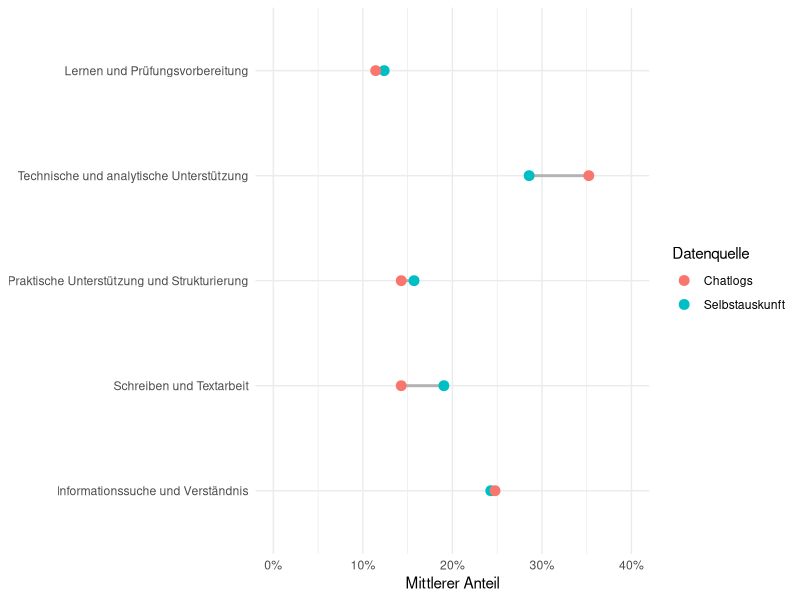
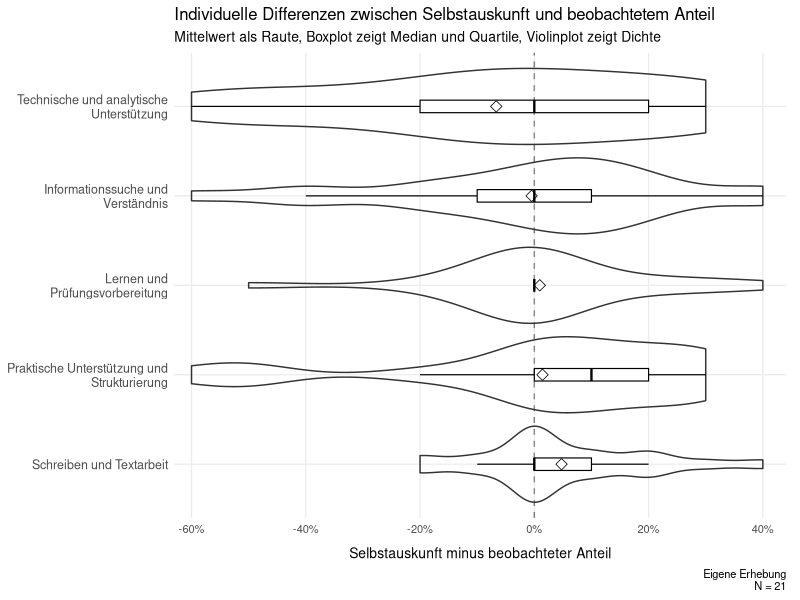
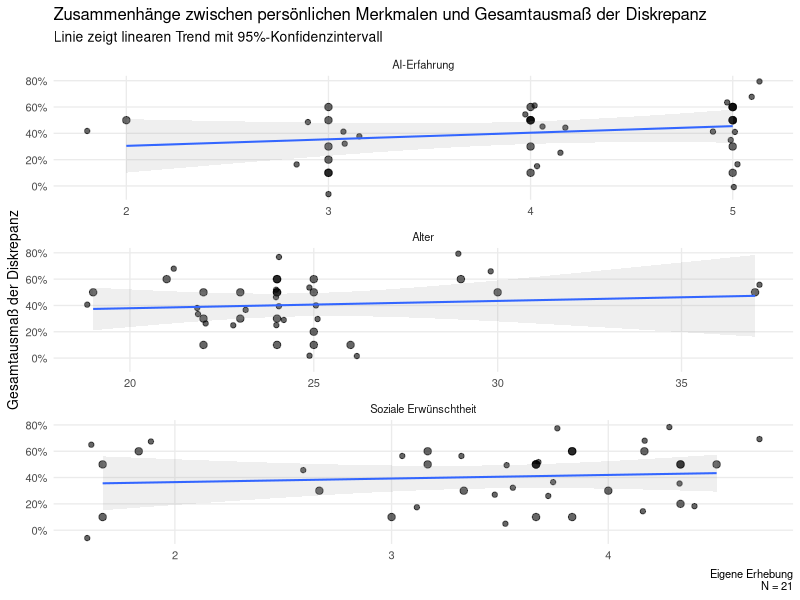
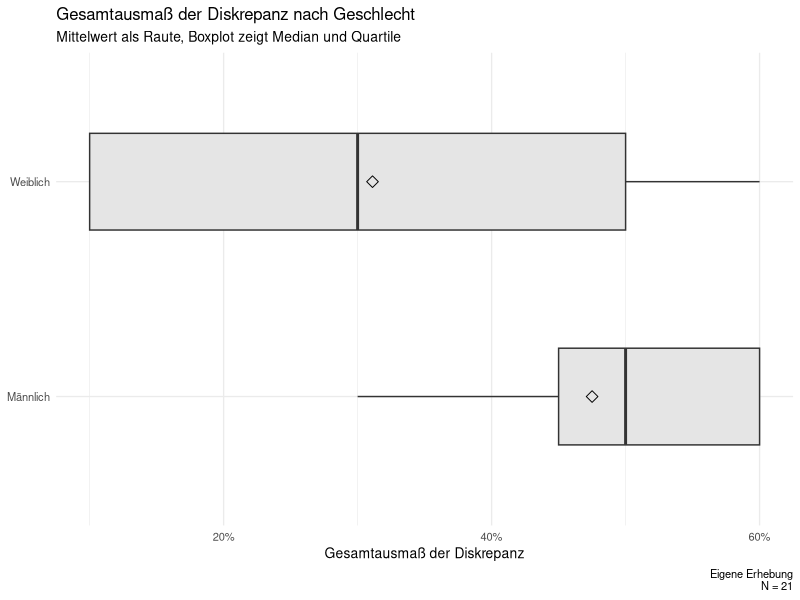

R code for these plots, in order:
library(here)
library(readr)
library(dplyr)
library(tidyr)
library(ggplot2)
library(scales)

df_analysis <- read_csv(
  here("data", "processed", "analysis_dataset.csv"),
  show_col_types = FALSE
)

global_digits <- 2


### Label vergeben

SA_cols <- c(
  "SA_info",
  "SA_schreiben",
  "SA_praktisch",
  "SA_technisch",
  "SA_lernen"
)

BE_cols <- c(
  "BE_info",
  "BE_schreiben",
  "BE_praktisch",
  "BE_technisch",
  "BE_lernen"
)

D_cols <- c(
  "D_info",
  "D_schreiben",
  "D_praktisch",
  "D_technisch",
  "D_lernen"
)

##
df_analysis <- df_analysis |>
  mutate(
    SA_krit_code = case_when(
      crit_visible_chat %in% c(1, 2) ~ 0L,
      crit_visible_chat %in% c(4, 5) ~ 1L,
      TRUE ~ NA_integer_
    )
  )

df_analysis <- df_analysis |>
  mutate(
    K_Diskrepanz =
      Modus_Kritik - SA_krit_code,

    K_Diskrepanz_Label = case_when(
      K_Diskrepanz == -1 ~ "falsches positiv",
      K_Diskrepanz == 0  ~ "korrekt",
      K_Diskrepanz == 1  ~ "falsches negativ",
      TRUE ~ NA_character_
    )
  )



### Long-format

task_long <- bind_rows(
  df_analysis |>
    transmute(
      id,
      task = "Informationssuche und Verständnis",
      self_report = SA_info,
      observed = BE_info,
      difference = D_info
    ),

  df_analysis |>
    transmute(
      id,
      task = "Schreiben und Textarbeit",
      self_report = SA_schreiben,
      observed = BE_schreiben,
      difference = D_schreiben
    ),

  df_analysis |>
    transmute(
      id,
      task = "Praktische Unterstützung und Strukturierung",
      self_report = SA_praktisch,
      observed = BE_praktisch,
      difference = D_praktisch
    ),

  df_analysis |>
    transmute(
      id,
      task = "Technische und analytische Unterstützung",
      self_report = SA_technisch,
      observed = BE_technisch,
      difference = D_technisch
    ),

  df_analysis |>
    transmute(
      id,
      task = "Lernen und Prüfungsvorbereitung",
      self_report = SA_lernen,
      observed = BE_lernen,
      difference = D_lernen
    )
)

## Reihenfolge festlegen

task_levels <- c(
  "Informationssuche und Verständnis",
  "Schreiben und Textarbeit",
  "Praktische Unterstützung und Strukturierung",
  "Technische und analytische Unterstützung",
  "Lernen und Prüfungsvorbereitung"
)

task_long <- task_long |>
  mutate(
    task = factor(
      task,
      levels = task_levels
    )
  )



## Nutzungsarten Chatlogs und Survey

aggregate_comparison <- task_long |>
  group_by(task) |>
  summarise(
    Survey = mean(
      self_report,
      na.rm = TRUE
    ),

    Chatlogs = mean(
      observed,
      na.rm = TRUE
    ),

    Differenz = Survey - Chatlogs,

    .groups = "drop"
  ) |>
  arrange(Differenz)

aggregate_comparison

## Vergleichstabelle erzeugen

task_summary <- task_long |>
  group_by(task) |>
  summarise(
    N = n(),

    mean_self_report = mean(self_report),
    sd_self_report = sd(self_report),

    mean_observed = mean(observed),
    sd_observed = sd(observed),

    mean_difference = mean(difference),
    median_difference = median(difference),

    mean_absolute_difference = mean(abs(difference)),

    exact_agreement_n = sum(abs(difference) < 1e-10),
    exact_agreement_percent =
      100 * exact_agreement_n / N,

    .groups = "drop"
  )

task_summary
## Zusammenfassung

task_agreement_summary <- task_long |>
  group_by(task) |>
  summarise(
    N = sum(!is.na(difference)),

    exact_agreement_n = sum(
      dplyr::near(difference, 0),
      na.rm = TRUE
    ),

    exact_agreement_percent = mean(
      dplyr::near(difference, 0),
      na.rm = TRUE
    ) * 100,

    mean_absolute_difference_pp = mean(
      abs(difference),
      na.rm = TRUE
    ) * 100,

    .groups = "drop"
  ) |>
  arrange(desc(exact_agreement_percent))

task_agreement_summary

## Personenbezogenes Gesamtdiskrepanz

person_discrepancy <- task_long |>
  group_by(id) |>
  summarise(
    total_variation =
      0.5 * sum(abs(difference)),

    mean_absolute_difference =
      mean(abs(difference)),

    largest_difference =
      max(abs(difference)),

    .groups = "drop"
  )

person_discrepancy |>
  summarise(
    N = n(),
    mean = mean(total_variation),
    sd = sd(total_variation),
    median = median(total_variation),
    minimum = min(total_variation),
    maximum = max(total_variation)
  )

## Visualisierung

task_means_long <- task_summary |>
  dplyr::select(
    task,
    mean_self_report,
    mean_observed
  ) |>
  tidyr::pivot_longer(
    cols = c(
      mean_self_report,
      mean_observed
    ),
    names_to = "source",
    values_to = "mean"
  ) |>
  dplyr::mutate(
    source = dplyr::recode(
      source,
      mean_self_report = "Selbstauskunft",
      mean_observed = "Chatlogs"
    )
  )

task_means_long

plot_task_means <- ggplot(
  task_means_long,
  aes(
    x = mean,
    y = task,
    color = source
  )
) +
  geom_line(
    aes(group = task),
    color = "grey70",
    linewidth = 1
  ) +
  geom_point(size = 3) +
  scale_x_continuous(
    labels = label_percent(),
    limits = c(0, 0.40)
  ) +
  labs(
    x = "Mittlerer Anteil",
    y = NULL,
    color = "Datenquelle"
  ) +
  theme_minimal()

plot_task_means


### Individuelle Differenzen

task_long_plot <- task_long |>
  mutate(
    task = forcats::fct_reorder(
      task,
      difference,
      .fun = mean,
      .na_rm = TRUE,
      .desc = TRUE
    )
  )

plot_task_differences <- ggplot(
  task_long_plot,
  aes(
    x = difference,
    y = task
  )
) +
  geom_vline(
    xintercept = 0,
    linetype = "dashed",
    color = "grey50"
  ) +
  geom_violin(
    orientation = "y",
    scale = "width",
    trim = TRUE,
    adjust = 1.1,
    width = 0.85,
    alpha = 0.1
  ) +
  geom_boxplot(
    orientation = "y",
    width = 0.14,
    outlier.shape = NA,
    fill = "white",
    color = "black",
    alpha = 0.9,
    linewidth = 0.4
  ) +
  # Mittelwert als Raute
  stat_summary(
    orientation = "y",
    fun = mean,
    geom = "point",
    shape = 23,
    size = 2.8,
    color = "black",
    stroke = 0.4
  ) +
  scale_y_discrete(
    labels = \(x) stringr::str_wrap(x, width = 28)
  ) +
  scale_x_continuous(
    labels = scales::label_percent(),
    breaks = seq(-0.6, 0.4, 0.2),
    limits = c(-0.62, 0.42),
    expand = expansion(mult = c(0.01, 0.02))
  ) +
  labs(
    x = "Selbstauskunft minus beobachteter Anteil",
    y = NULL,
    title = "Individuelle Differenzen zwischen Selbstauskunft und beobachtetem Anteil",
    subtitle = "Mittelwert als Raute, Boxplot zeigt Median und Quartile, Violinplot zeigt Dichte",
    caption = paste(
      "Eigene Erhebung\n N =",
      n_distinct(task_long_plot$id)
      )
  ) +
  theme_minimal(base_size = 10) +
  theme(
    panel.grid.minor = element_blank(),
    axis.text.y = element_text(
      size = 9,
      lineheight = 0.95
    ),
    axis.subtitle.x = element_text(
      size = 5,
      margin = margin(t = 4)
    ),
    axis.title.x = element_text(
      size = 10,
      margin = margin(t = 8)
    ),
    plot.margin = margin(
      t = 5,
      r = 10,
      b = 5,
      l = 5
    )
  )

plot_task_differences


### Interaktionsstil

sentiment_results <- df_analysis |>
  transmute(
    id,

    self_report = factor(
      SA_sent_code,
      levels = c(-1, 0, 1),
      labels = c(
        "Freundlich",
        "Neutral",
        "Unfreundlich"
      )
    ),

    observed = factor(
      Modus_Sentiment,
      levels = c(-1, 0, 1),
      labels = c(
        "Freundlich",
        "Neutral",
        "Unfreundlich"
      )
    ),

    discrepancy = factor(
      S_Diskrepanz_Label,
      levels = c(
        "unfreundlicher",
        "korrekt",
        "freundlicher"
      )
    )
  )

# Kreuztabelle
sentiment_cross_table <- sentiment_results |>
  count(self_report, observed) |>
  complete(
    self_report,
    observed,
    fill = list(n = 0)
  )

sentiment_cross_table

# Zusammenfassung Kreuztabelle

sentiment_summary <- sentiment_results |>
  count(discrepancy, name = "N") |>
  mutate(
    Prozent = 100 * N / sum(N)
  )

sentiment_summary

### Kritisches Prüfen

critical_results <- df_analysis |>
  transmute(
    id,

    self_report = factor(
      SA_krit_code,
      levels = c(0, 1),
      labels = c("Nein", "Ja")
    ),

    observed = factor(
      Modus_Kritik,
      levels = c(0, 1),
      labels = c("Nein", "Ja")
    ),

    discrepancy = factor(
      K_Diskrepanz_Label,
      levels = c(
        "falsches positiv",
        "korrekt",
        "falsches negativ"
      ),
      labels = c(
        "Nur in Selbstauskunft",
        "Übereinstimmung",
        "Nur in Chatlogs"
      )
    )
  )

### Kreuztabelle
critical_cross_table <- critical_results |>
  count(self_report, observed) |>
  complete(
    self_report,
    observed,
    fill = list(n = 0)
  )

critical_cross_table <- critical_cross_table |>
  mutate(
    percent = n / 21 * 100
  )

critical_cross_table


### Zusammenfassung der Kreuztabelle
critical_summary <- critical_results |>
  count(discrepancy, name = "N") |>
  mutate(
    Prozent = 100 * N / sum(N)
  )

critical_summary


# Nutzungsarten-Diskrepanzen nach Charakteristiken

df_discrepancy <- df_analysis |>
  mutate(
    discrepancy_total = 0.5 * (
      abs(D_info) +
        abs(D_schreiben) +
        abs(D_praktisch) +
        abs(D_technisch) +
        abs(D_lernen)
    ),

    gender_label = factor(
      gender,
      levels = c(1, 2),
      labels = c("Männlich", "Weiblich")
    )
  )


### Kontinuierliche Merkmale

continuous_associations <- df_discrepancy |>
  select(
    discrepancy_total,
    age,
    ai_experience,
    social_desir_mean
  ) |>
  pivot_longer(
    cols = -discrepancy_total,
    names_to = "variable",
    values_to = "value"
  ) |>
  mutate(
    variable = recode(
      variable,
      age = "Alter",
      ai_experience = "AI-Erfahrung",
      social_desir_mean = "Soziale Erwünschtheit"
    )
  )

association_summary <- continuous_associations |>
  group_by(variable) |>
  summarise(
    N = sum(complete.cases(value, discrepancy_total)),

    rho = cor(
      value,
      discrepancy_total,
      method = "spearman",
      use = "complete.obs"
    ),

    p_value = cor.test(
      value,
      discrepancy_total,
      method = "spearman",
      exact = FALSE
    )$p.value,

    .groups = "drop"
  )

association_summary

# Zusammenhänge als Plot

plot_personal_associations <- ggplot(
  continuous_associations,
  aes(
    x = value,
    y = discrepancy_total
  )
) +
  geom_point(
    size = 2.2,
    alpha = 0.6
  ) +
  geom_jitter(
    width = 0.2,
    height = 0.2,
    alpha = 0.6
  ) +
  geom_smooth(
    method = "lm",
    formula = y ~ x,
    se = TRUE,
    alpha = 0.15,
    linewidth = 0.7
  ) +
  facet_wrap(
    ~ variable,
    scales = "free_x",
    nrow = 3
  ) +
  scale_y_continuous(
    labels = scales::label_percent()
  ) +
  labs(
    title = "Zusammenhänge zwischen persönlichen Merkmalen und Gesamtausmaß der Diskrepanz",
    subtitle = "Linie zeigt linearen Trend mit 95%-Konfidenzintervall",
    caption = paste(
      "Eigene Erhebung\n N =",
      n_distinct(df_discrepancy$id)
    ),
    x = NULL,
    y = "Gesamtausmaß der Diskrepanz"
  ) +
  theme_minimal(base_size = 10) +
  theme(
    panel.grid.minor = element_blank()
  )

plot_personal_associations

## Geschlecht vergleichen

gender_summary <- df_discrepancy |>
  group_by(gender_label) |>
  summarise(
    N = n(),
    mean_discrepancy = mean(discrepancy_total, na.rm = TRUE),
    median_discrepancy = median(discrepancy_total, na.rm = TRUE),
    sd_discrepancy = sd(discrepancy_total, na.rm = TRUE),
    .groups = "drop"
  )

gender_summary

gender_test <- wilcox.test(
  discrepancy_total ~ gender_label,
  data = df_discrepancy,
  exact = FALSE
)

gender_test


# Geschlecht plot

plot_gender_discrepancy <- ggplot(
  df_discrepancy,
  aes(
    x = gender_label,
    y = discrepancy_total
  )
) +
  geom_boxplot(
    width = 0.45,
    outlier.shape = NA,
    fill = "grey90"
  ) +
  stat_summary(
    fun = mean,
    geom = "point",
    shape = 23,
    size = 2.8
  ) +
  scale_y_continuous(
    labels = scales::label_percent()
  ) +
  labs(
    title = "Gesamtausmaß der Diskrepanz nach Geschlecht",
    subtitle = "Mittelwert als Raute, Boxplot zeigt Median und Quartile",
    caption = paste(
      "Eigene Erhebung\n N =",
      n_distinct(df_discrepancy$id)
    ),
    x = NULL,
    y = "Gesamtausmaß der Diskrepanz"
  ) +
  theme_minimal(base_size = 10) +
  coord_flip()

plot_gender_discrepancy
